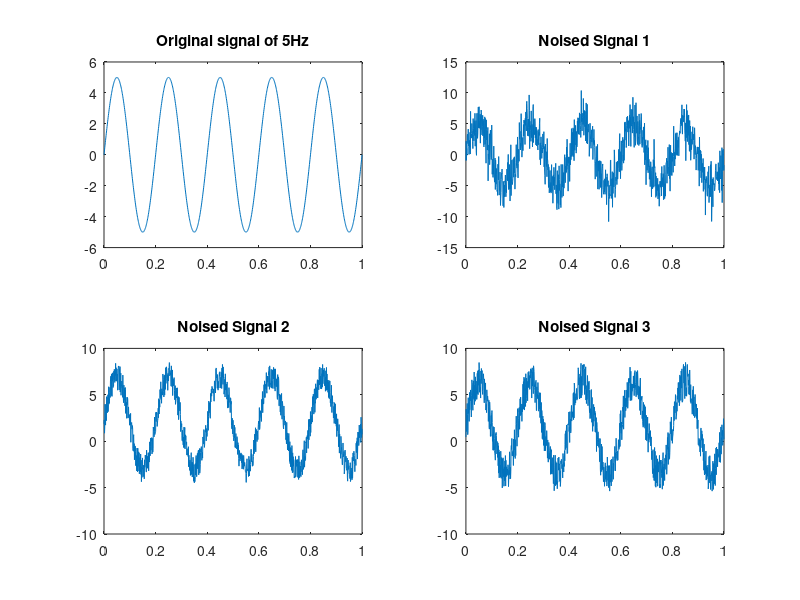

Reproduce this figure in MATLAB. (Note: this script raises an error after producing the figure.)
fs = 1000;  %Sample Rate
t = 0:1/fs:1;  %Time Duration of the signal
f = 5;        %Frequency of 5Hz
A = 5;         

signal = A*sin(2*pi*f*t);   %Original Signal
noise1 = 0 + 2*randn(size(t));    %Noises with different mean 
noise2 = 0.5 + 3*rand(size(t));  %and standard deviation
noise3 = -0.5 + 4*rand(size(t)); 

ns1 = signal + noise1;         %Adding the generated noises to the signal 
ns2 = signal + noise2;
ns3 = signal + noise3;

subplot(2,2,1);         %And plotting the noises and the signal
plot(t, signal);
title(sprintf('Original signal of %dHz', f));

subplot(2,2,2);
plot(t, noise1);
title('Noise of mean 0 and standard deviation 2');

subplot(2,2,3);
plot(t, noise2);
title('Noise of mean 0.5 and standard deviation 3');

subplot(2,2,4);
plot(t, noise3);
title('Noise of mean -0.5 and standard deviation 4');

%%
subplot(2,2,1);         %And plotting the noises and the signal
plot(t, signal);
title(sprintf('Original signal of %dHz', f));

subplot(2,2,2);
plot(t, ns1);
title('Noised Signal 1');

subplot(2,2,3);
plot(t, ns2);
title('Noised Signal 2');

subplot(2,2,4);
plot(t, ns3);
title('Noised Signal 3');

%%
ns1_movmean_3 = smooth(ns1, 3);
ns1_movmean_5 = smooth(ns1, 5);
ns1_movmean_7 = smooth(ns1, 7);
ns2_movmean_3 = smooth(ns2, 3);
ns2_movmean_5 = smooth(ns2, 5);
ns2_movmean_7 = smooth(ns2, 7);
ns3_movmean_3 = smooth(ns3, 3);
ns3_movmean_5 = smooth(ns3, 5);
ns3_movmean_7 = smooth(ns3, 7);

% Plotting all moving averages
figure;
subplot(3,3,1);
plot(t, ns1_movmean_3, 'r');
title('ns1 with Moving Average (WS = 3)');
xlabel('Time (s)');
ylabel('Amplitude');

subplot(3,3,2);
plot(t, ns1_movmean_5, 'g');
title('ns1 with Moving Average (WS = 5)');
xlabel('Time (s)');
ylabel('Amplitude');

subplot(3,3,3);
plot(t, ns1_movmean_7, 'b');
title('ns1 with Moving Average (WS = 7)');
xlabel('Time (s)');
ylabel('Amplitude');

subplot(3,3,4);
plot(t, ns2_movmean_3, 'r');
title('ns2 with Moving Average (WS = 3)');
xlabel('Time (s)');
ylabel('Amplitude');

subplot(3,3,5);
plot(t, ns2_movmean_5, 'g');
title('ns2 with Moving Average (WS = 5)');
xlabel('Time (s)');
ylabel('Amplitude');

subplot(3,3,6);
plot(t, ns2_movmean_7, 'b');
title('ns2 with Moving Average (WS = 7)');
xlabel('Time (s)');
ylabel('Amplitude');

subplot(3,3,7);
plot(t, ns3_movmean_3, 'r');
title('ns3 with Moving Average (WS = 3)');
xlabel('Time (s)');
ylabel('Amplitude');

subplot(3,3,8);
plot(t, ns3_movmean_5, 'g');
title('ns3 with Moving Average (WS = 5)');
xlabel('Time (s)');
ylabel('Amplitude');

subplot(3,3,9);
plot(t, ns3_movmean_7, 'b');
title('ns3 with Moving Average (WS = 7)');
xlabel('Time (s)');
ylabel('Amplitude');
